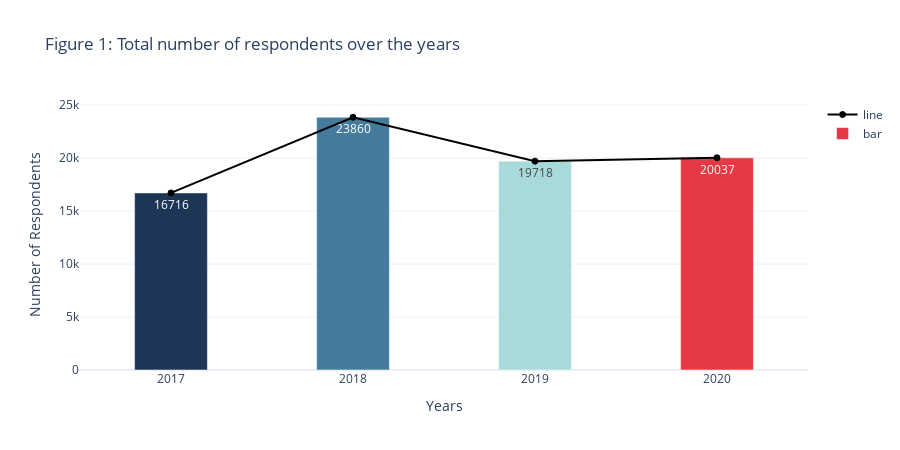

Here is the notebook cell this chart was saved with:
### Markdown cell above
<a id='cuct'></a>
<div class="h2">survey responses over the years</div>

### Code cell
col = ['#e63946','#a8dadc','#457b9d','#1d3557']

df_all_surveys = pd.DataFrame(data = [len(kaggle_2020),len(kaggle_2019),len(kaggle_2018),len(kaggle_2017)],
                          columns = ['Number of responses'], index = ['2020','2019','2018','2017'])
df_all_surveys.index.names = ['Year of Survey']

x = df_all_surveys['Number of responses'].index
y = df_all_surveys['Number of responses'].values

fig = go.Figure()

fig.add_trace(
    go.Scatter(
        x=x,
        y=y,
        name="line",
        line=dict(color='black')
    
    ))

fig.add_trace(
    go.Bar(
        x=x,
        y=y,
        text=y,
        width=0.4,
        textposition='auto',
        name="bar",
        marker= dict(color=col)
    ))

fig.data[0].marker.line.width = 1
fig.data[0].marker.line.color = "black"
fig.update_layout(yaxis=dict(title='Number of Respondents'),width=900,height=450,
                  title='Figure 1: Total number of respondents over the years',template="plotly_white",
                  xaxis=dict(title='Years',tickmode = 'array',tickvals = [2017, 2018, 2019, 2020],ticktext = ['2017', '2018', '2019', '2020']))

fig.show()

### Figure 1 — Plotly figure (JSON) as saved in the notebook; plotly's stock layout.template omitted (floating-point values rounded to 4 significant figures)
{"data": [{"line": {"color": "black"}, "marker": {"line": {"color": "black", "width": 1}}, "name": "line", "type": "scatter", "x": ["2020", "2019", "2018", "2017"], "y": [20037, 19718, 23860, 16716]}, {"marker": {"color": ["#e63946", "#a8dadc", "#457b9d", "#1d3557"]}, "name": "bar", "text": [20040.0, 19720.0, 23860.0, 16720.0], "textposition": "auto", "type": "bar", "width": 0.4, "x": ["2020", "2019", "2018", "2017"], "y": [20037, 19718, 23860, 16716]}], "layout": {"height": 450, "title": {"text": "Figure 1: Total number of respondents over the years"}, "width": 900, "xaxis": {"tickmode": "array", "ticktext": ["2017", "2018", "2019", "2020"], "tickvals": [2017, 2018, 2019, 2020], "title": {"text": "Years"}}, "yaxis": {"title": {"text": "Number of Respondents"}}}}
